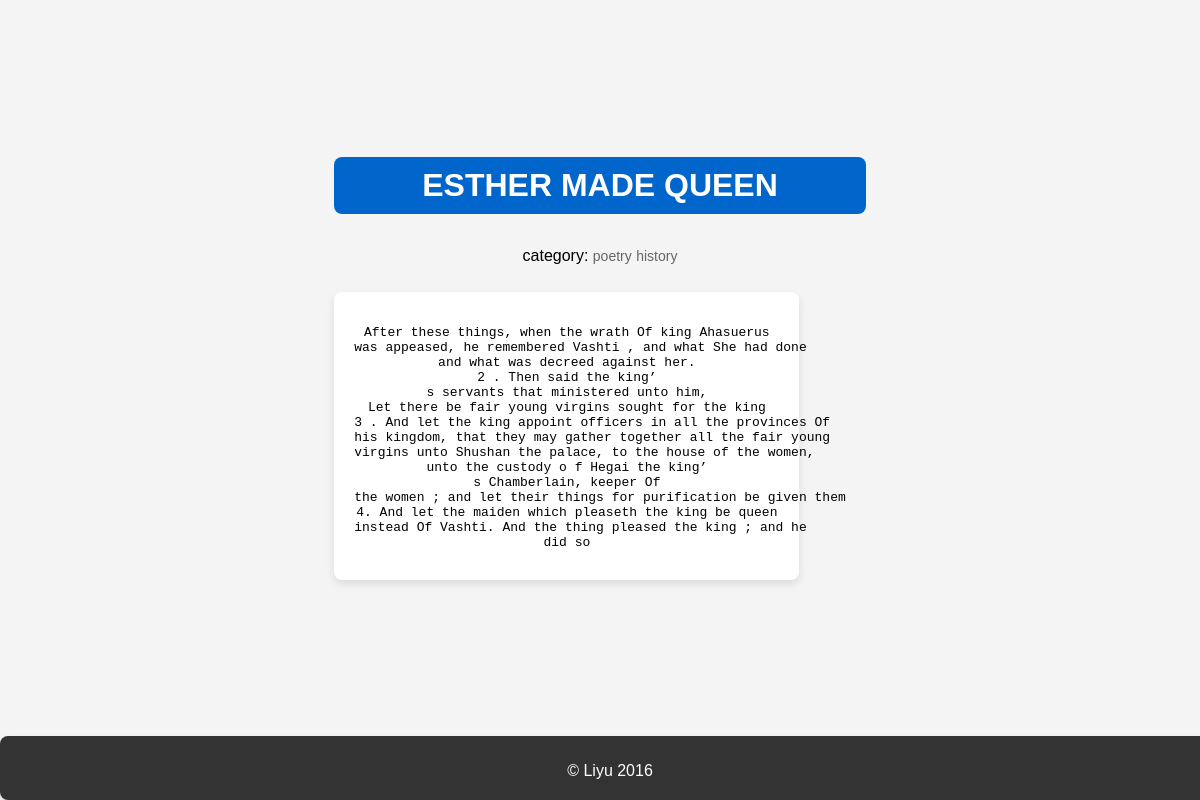
Page /tesfa/Ahasuerus/2/ on the committed database.
### tesfa/models.py (models this page shows, shortened)
class Post(models.Model):
    title = models.CharField(max_length=30 )
    slug = models.SlugField(max_length=30)
    category = models.ManyToManyField(Category)
    author = models.ForeignKey( Author,  on_delete=models.CASCADE)
    publisher = models.ForeignKey(User, on_delete=models.SET_NULL, null=True, blank=True)
    class Status(models.IntegerChoices):
        PUBLISHED = 1, 'published'
        DRAFT = 2, 'draft'
    status = models.IntegerField(choices=Status.choices)
    published = models.DateTimeField(auto_now_add=True)
    modified = models.DateTimeField(auto_now=True)
    content = models.TextField()
    class Meta:
        ordering = ['-published']

class Category(models.Model):
    name = models.CharField(max_length=30)
    def __str__(self):
        return self.name

### tesfa/views.py (the view)
# urls.py: path('<str:param1>/<int:param2>/', views.post_detail, name='post_detail'),
def post_detail(request, param1, param2):
    current_post = Post.objects.get(id=param2)
    return render(request, 'tesfa/post/detail.html', {'post' : current_post})

### tesfa/templates/tesfa/post/detail.html (shortened to what this page needs)
{% extends 'tesfa/base.html' %}
{% block content %}
  {% if post %}
    <h1>{{ post.title }}</h1>
    {% if post.category %}
      <span>category:</span> {% for category in post.category.all %}
      <p class="post-meta">{{category}}</p>
      {% endfor %}
    {% else %}
      <h2>category unknown</h2>
    {% endif %}
    <div class="post-content">
      <pre>{{ post.content }}</pre>
    </div>
  {% else %}
    <p>no content yet!</p>
  {% endif %}
{% endblock %}

### tesfa/static/css/styles.css (style rules this page uses)
body { font-family: Arial, sans-serif; margin: 0; padding: 0; display: flex; flex-direction: column; min-height: 100vh; background-color: #f4f4f4; }
h1 { color: #333; font-size: 2em; margin-bottom: 20px; background-color: #0066cc; padding: 10px; border-radius: 8px; color: #fff; }
.post-meta { color: #666; font-size: 14px; display: inline-block; margin-bottom: 8px; }
.post-content { margin-top: 20px; background-color: #fff; padding: 20px; border-radius: 8px; box-shadow: 0 4px 8px rgba(0, 0, 0, 0.1); width: 80%; }
.post-content pre, p { margin-bottom: 10px; }

### rows in the picture
Post: title "ESTHER MADE QUEEN", content "After these things, when the wrath Of king Ahasuerus was appeased, he remembered Vashti , and what She had done and what was decreed against her. 2 . Then said the king’ s servants that ministered unto him, Let there be fair young virgins sought for the king 3 . And let the king appoint officers in all the provinces Of his kingdom, that they may gather together all the fair young virgins unto Shushan the palace, to the house of the women, unto the custody o f Hegai the king’ s Chamberlain, keeper Of the women ; and let their things for purification be given them 4. And let the maiden which pleaseth the king be queen instead Of Vashti. And the thing pleased the king ; and he did so"
Category: name "poetry"
Category: name "history"
